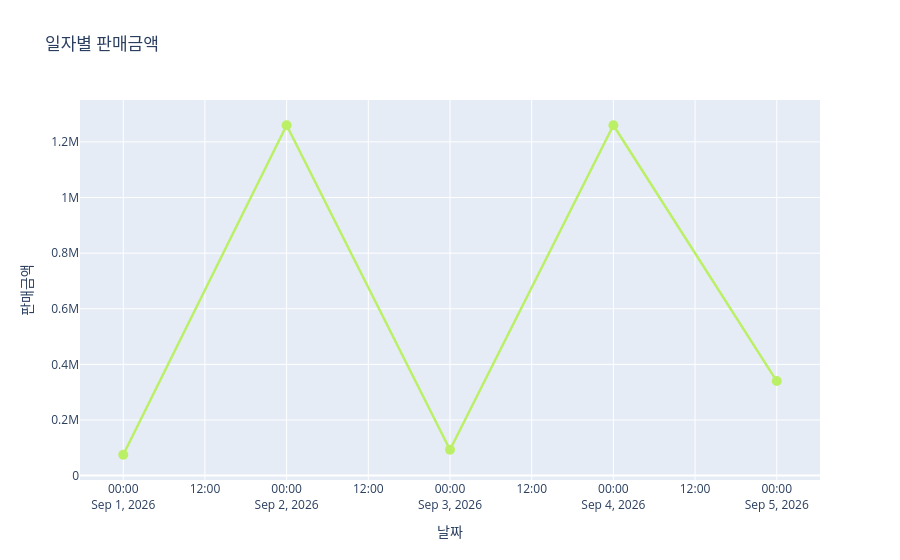

Here is the notebook cell this chart was saved with:
### Code cell
fig = px.line(
    daily_sales,
    x='order_date',
    y='total_price',
    markers=True,
    title='일자별 판매금액'
)

fig.update_traces(
    line=dict(width=2.5, color="#BBF066"),
    marker=dict(size=10),
    text=daily_sales['total_price'],
    texttemplate='%{text:,.0f}',
    textposition='middle right'
)

fig.update_layout(
    xaxis_title='날짜',
    yaxis_title='판매금액'
)

fig.show()

### Figure 1 — Plotly figure (JSON) as saved in the notebook; plotly's stock layout.template omitted (floating-point values rounded to 4 significant figures)
{"data": [{"hovertemplate": "order_date=%{x}<br>total_price=%{y}<extra></extra>", "legendgroup": "", "line": {"color": "#BBF066", "dash": "solid", "width": 2.5}, "marker": {"size": 10, "symbol": "circle"}, "mode": "lines+markers", "name": "", "orientation": "v", "showlegend": false, "text": [75000.0, 1260000.0, 93000.0, 1260000.0, 340000.0], "textposition": "middle right", "texttemplate": "%{text:,.0f}", "type": "scatter", "x": ["2026-09-01T00:00:00.000000", "2026-09-02T00:00:00.000000", "2026-09-03T00:00:00.000000", "2026-09-04T00:00:00.000000", "2026-09-05T00:00:00.000000"], "xaxis": "x", "y": [75000, 1260000, 93000, 1260000, 340000], "yaxis": "y"}], "layout": {"legend": {"tracegroupgap": 0}, "title": {"text": "일자별 판매금액"}, "xaxis": {"anchor": "y", "domain": [0, 1], "title": {"text": "날짜"}}, "yaxis": {"anchor": "x", "domain": [0, 1], "title": {"text": "판매금액"}}}}
